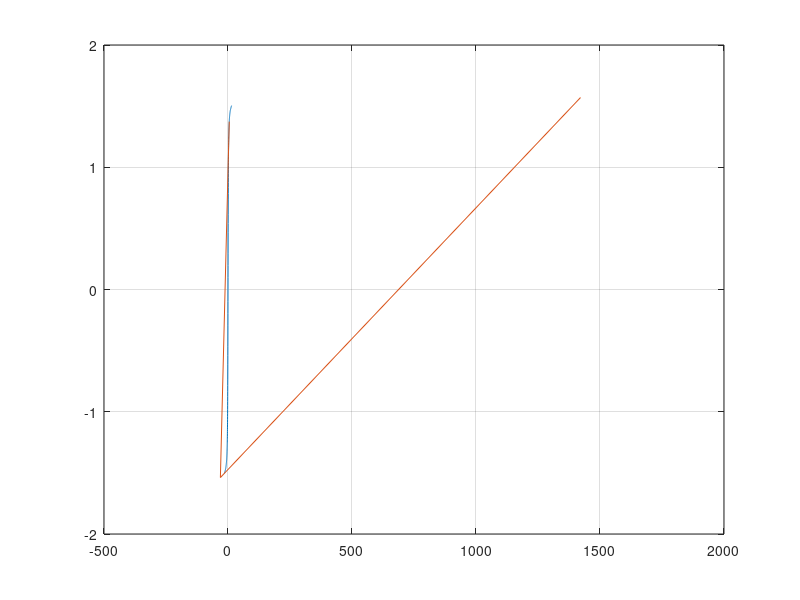

MATLAB code to generate this figure:
x=-15:0.1:15;
y=atan(x);
plot(x,y)
grid
hold on
x0=5;
pause
der=1/(1+x0^2);
xn=x0-(atan(x0)/der)
line([x0,xn],[atan(x0),atan(xn)]);
pause
x0=xn;
der=1/(1+x0^2);
xn=x0-(atan(x0)/der)
line([x0,xn],[atan(x0),atan(xn)]);